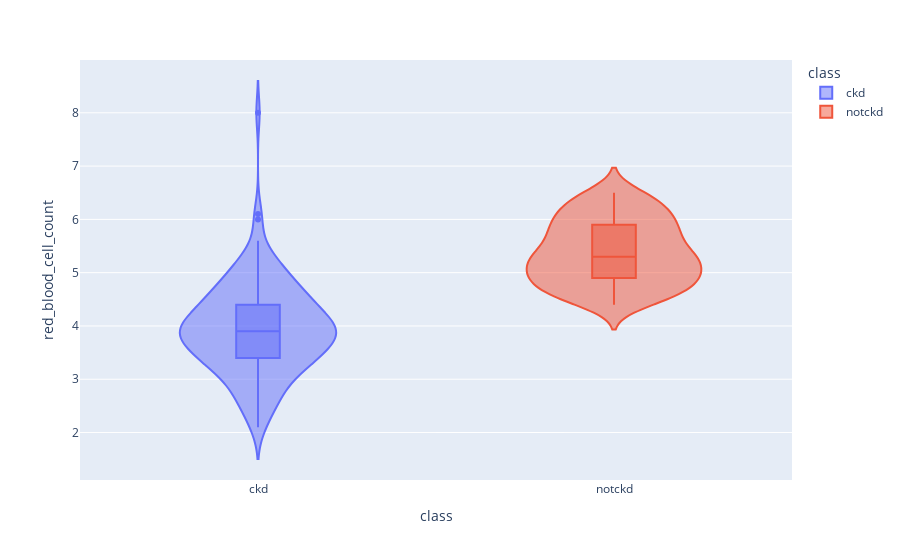

The notebook cell this image was saved under:
### Code cell
violin('red_blood_cell_count')

### Figure 1 — Plotly figure (JSON) as saved in the notebook; plotly's stock layout.template omitted (floating-point values rounded to 4 significant figures; data arrays with more than 128 entries replaced by an {"elided": "..."} marker saying what was removed)
{"data": [{"alignmentgroup": "True", "box": {"visible": true}, "hovertemplate": "class=%{x}<br>red_blood_cell_count=%{y}<extra></extra>", "legendgroup": "ckd", "marker": {"color": "#636efa"}, "name": "ckd", "offsetgroup": "ckd", "orientation": "v", "scalegroup": "True", "showlegend": true, "type": "violin", "x": {"elided": "250 str values"}, "x0": " ", "xaxis": "x", "y": {"elided": "250 float values"}, "y0": " ", "yaxis": "y"}, {"alignmentgroup": "True", "box": {"visible": true}, "hovertemplate": "class=%{x}<br>red_blood_cell_count=%{y}<extra></extra>", "legendgroup": "notckd", "marker": {"color": "#EF553B"}, "name": "notckd", "offsetgroup": "notckd", "orientation": "v", "scalegroup": "True", "showlegend": true, "type": "violin", "x": {"elided": "150 str values"}, "x0": " ", "xaxis": "x", "y": {"elided": "150 float values"}, "y0": " ", "yaxis": "y"}], "layout": {"legend": {"title": {"text": "class"}, "tracegroupgap": 0}, "margin": {"t": 60}, "violinmode": "overlay", "xaxis": {"anchor": "y", "categoryarray": ["ckd", "notckd"], "categoryorder": "array", "domain": [0, 1], "title": {"text": "class"}}, "yaxis": {"anchor": "x", "domain": [0, 1], "title": {"text": "red_blood_cell_count"}}}}
